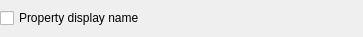
<?xml version="1.0" encoding="UTF-8"?>
<ui version="4.0">
 <class>InspectorBool</class>
 <widget class="QWidget" name="InspectorBool">
  <property name="geometry">
   <rect>
    <x>0</x>
    <y>0</y>
    <width>363</width>
    <height>37</height>
   </rect>
  </property>
  <property name="windowTitle">
   <string>Form</string>
  </property>
  <layout class="QVBoxLayout" name="verticalLayout">
   <property name="spacing">
    <number>0</number>
   </property>
   <property name="leftMargin">
    <number>0</number>
   </property>
   <property name="topMargin">
    <number>0</number>
   </property>
   <property name="rightMargin">
    <number>0</number>
   </property>
   <property name="bottomMargin">
    <number>0</number>
   </property>
   <item>
    <widget class="QCheckBox" name="checkBox">
     <property name="text">
      <string>Property display name</string>
     </property>
    </widget>
   </item>
  </layout>
 </widget>
 <resources/>
 <connections/>
</ui>
